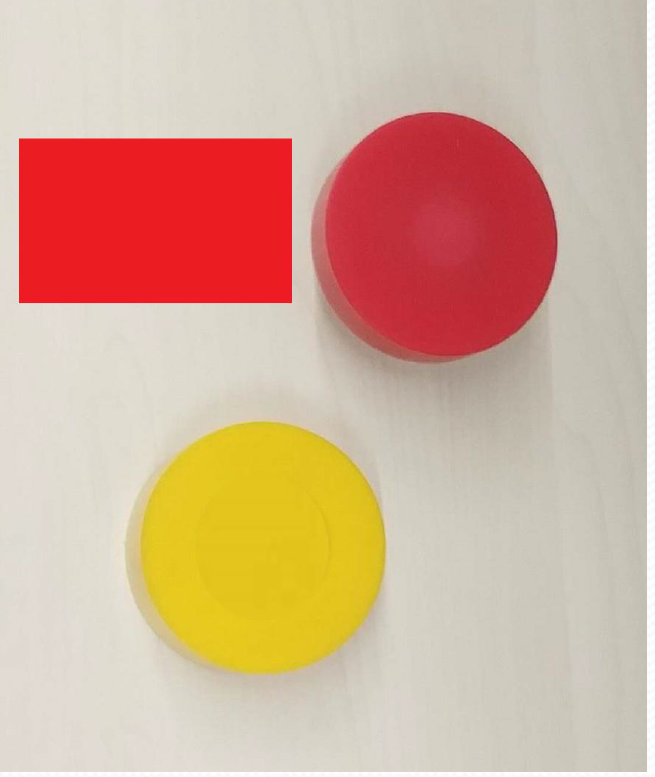
#> input picture tt/hw4/raw.jpg, 655 x 777 px
$ python code.py
#> lines starting #> are read from the running program, lines starting #| are printed output that depends on the picture; after the words box and inside, x2 and y2 are one past the last pixel; in counts of white or black regions, pixels touching at a corner belong together
import matplotlib.pyplot as plt
import cv2

# params

IMG_FILE = 'raw.jpg'


img=cv2.imread(IMG_FILE)
#> img is the input picture: shape (777, 655, 3); mean B, G, R 152.2, 174.6, 213.3
cv2.imshow('raw img',img)

# gratlize
gray=cv2.cvtColor(img,cv2.COLOR_BGR2GRAY)
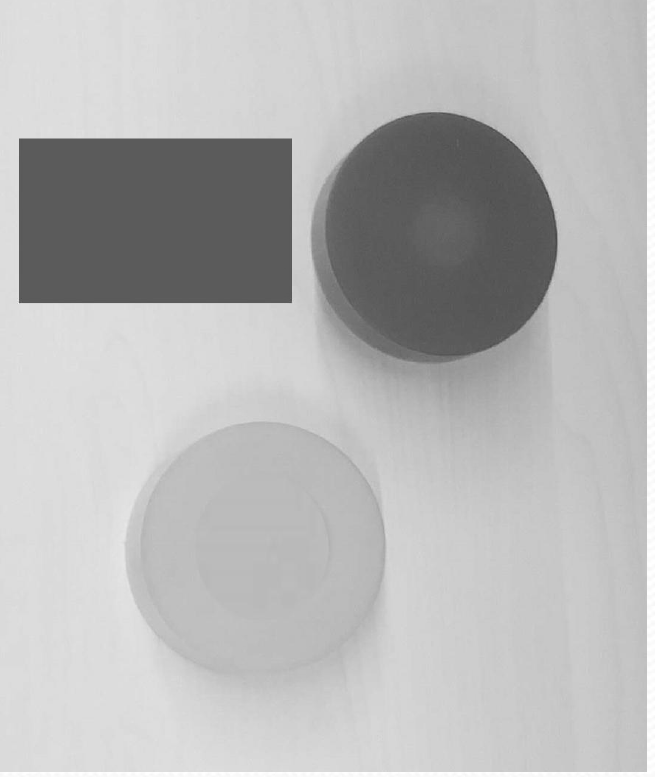
#> gray: shape (777, 655); min 68, max 255, mean 183.5

print(img.shape)
#| (777, 655, 3)

# hough circle
circles= cv2.HoughCircles(gray,cv2.HOUGH_GRADIENT,1,100,param1=100,param2=30,minRadius=5,maxRadius=300)
#> circles = [[434.5, 238.5, 123.4], [257.5, 544.5, 126.2]]

print('circles ans = ',circles)
#| circles ans =  [[[434.5 238.5 123.4]
#|   [257.5 544.5 126.2]]]

print('number of circles = ',len(circles[0]))
#| number of circles =  2


# circleans
for circle in circles[0]:
    print(circle[2])
    x=int(circle[0])
    y=int(circle[1])
    r=int(circle[2])
    img=cv2.circle(img,(x,y),r,color =(255,255,255),thickness=5)
#> this loop made 2 passes
#> (circle, x, y, r) on passes 1 to 2: ([434.5, 238.5, 123.4], 434, 238, 123), ([257.5, 544.5, 126.2], 257, 544, 126)
#| 123.4
#| 126.2
#> pass 1, `img=cv2.circle(img,(x,y),r,color =(255,255,255),thickness=5)`:
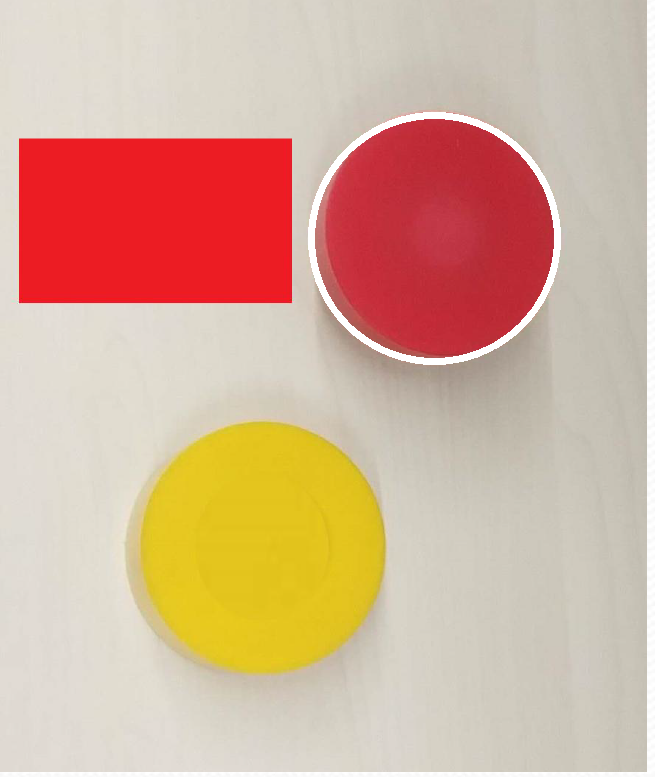
#> img: shape (777, 655, 3); 1.05% of pixels changed, all inside (x1, y1, x2, y2) = (308, 112, 561, 365)
#> pass 2, `img=cv2.circle(img,(x,y),r,color =(255,255,255),thickness=5)`:
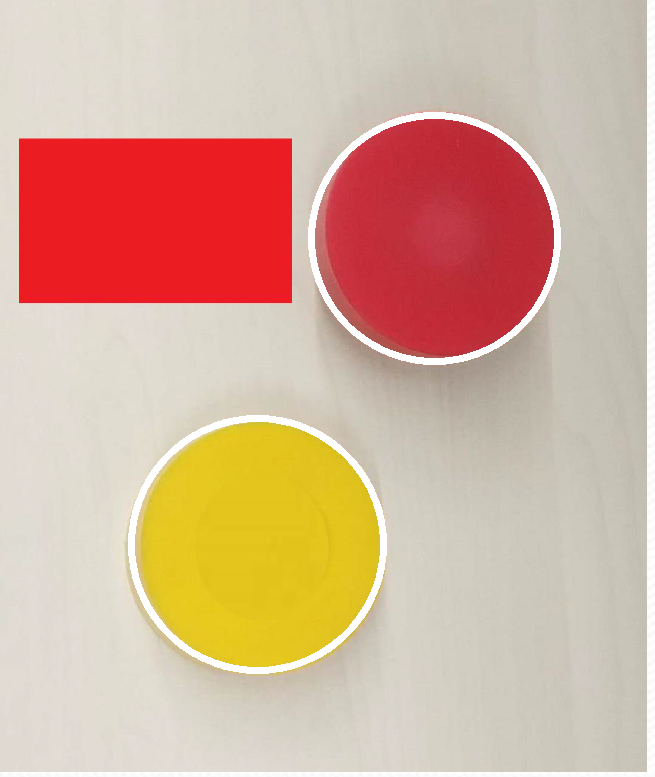
#> img: shape (777, 655, 3); 1.09% of pixels changed, all inside (x1, y1, x2, y2) = (128, 415, 387, 674)
# circles graph
cv2.imshow('res',img)


cv2.waitKey(0)
cv2.destroyAllWindows()

$ run again, with tt/hw4/ans.JPG copied over tt/hw4/raw.jpg
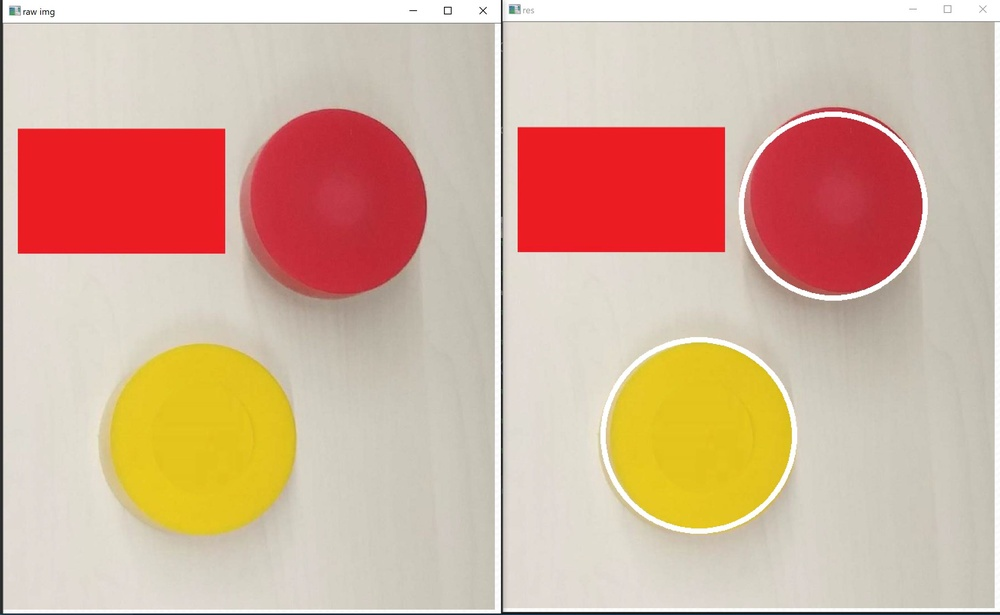
#> input picture tt/hw4/ans.JPG, 1000 x 615 px, shrunk from 2633 x 1620 before the run
#> img is the input picture: shape (615, 1000, 3); mean B, G, R 156, 177.1, 213.2
#> `gray=cv2.cvtColor(img,cv2.COLOR_BGR2GRAY)`:
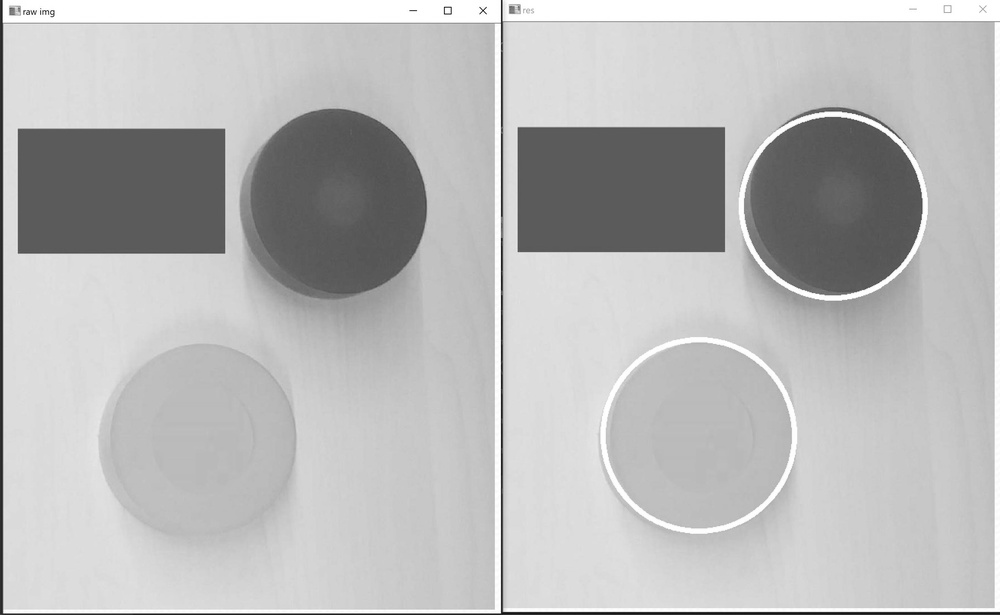
#> gray: shape (615, 1000); min 13, max 255, mean 185.5
#| (615, 1000, 3)
#> circles = [[695.5, 434.5, 95.7], [835.5, 205.5, 91.6], [332.5, 203.5, 93.5], [203.5, 437.5, 94]]
#| circles ans =  [[[695.5 434.5  95.7]
#|   [835.5 205.5  91.6]
#|   [332.5 203.5  93.5]
#|   [203.5 437.5  94. ]]]
#| number of circles =  4
#> the loop `for circle in circles[0]:` made 4 passes
#> (circle, x, y, r) on passes 1 to 4: ([695.5, 434.5, 95.7], 695, 434, 95), ([835.5, 205.5, 91.6], 835, 205, 91), ([332.5, 203.5, 93.5], 332, 203, 93), ([203.5, 437.5, 94], 203, 437, 94)
#> (printed output is left out)
#> after the loop `for circle in circles[0]:`:
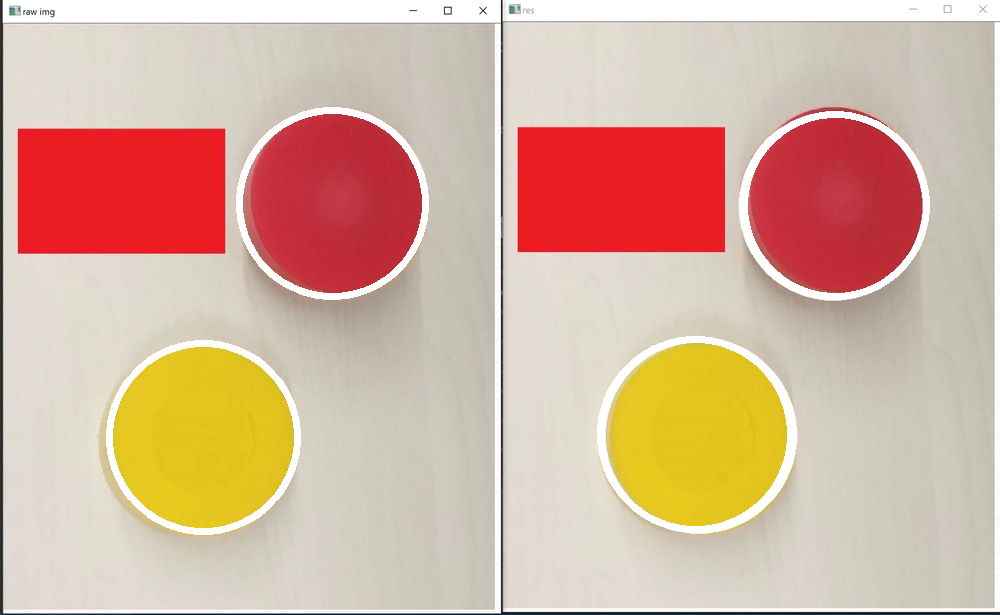
#> img: shape (615, 1000, 3); mean B, G, R 158.9, 179.1, 214.2
